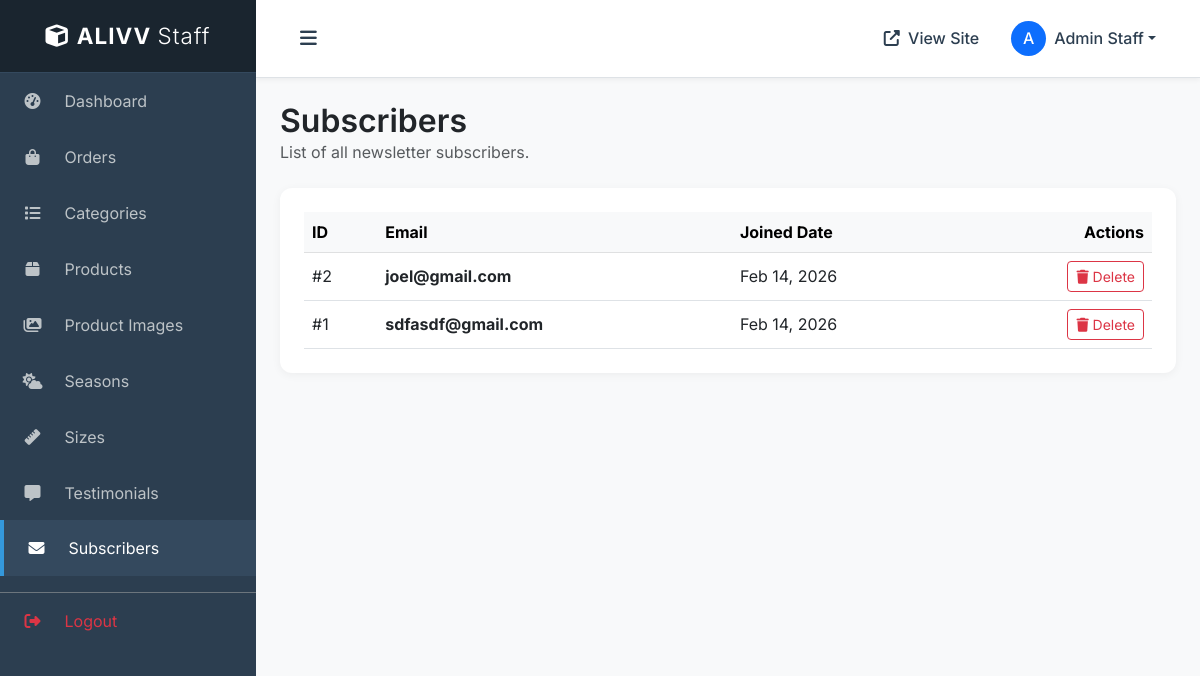
The app's page /employee/subscribers/ (signed in) with its own data.
### website/models.py (models this page shows, shortened)
class Staff(models.Model):
    name = models.CharField(max_length=100)
    email = models.EmailField(unique=True)
    phone = models.CharField(max_length=20)
    password = models.CharField(max_length=255)  # hashed
    is_active = models.BooleanField(default=True)
    created_at = models.DateTimeField(auto_now_add=True)

class Subscriber(models.Model):
    email = models.EmailField(unique=True)
    created_at = models.DateTimeField(auto_now_add=True)

### employee/views.py (the view, shortened to what this page needs)
# urls.py: path('subscribers/', views.staff_subscribers, name='staff_subscribers'),
@staff_login_required
def staff_subscribers(request):
    try:
        staff = Staff.objects.get(id=request.session['staff_id'])
    except Staff.DoesNotExist:
        return redirect('staff_login')
    from website.models import Subscriber
    subscribers = Subscriber.objects.all().order_by('-id')
    return render(request, 'employee/subscribers.html', {'subscribers': subscribers, 'staff': staff})

### employee/views.py (called while the page is built)
def staff_login_required(view_func):
    @wraps(view_func)
    def _wrapped_view(request, *args, **kwargs):
        if 'staff_id' not in request.session:
            messages.warning(request, "Restricted access. Please login.")
            return redirect('staff_login')
        return view_func(request, *args, **kwargs)
    return _wrapped_view

### employee/templates/employee/subscribers.html (shortened to what this page needs)
{% extends 'employee/employee_base.html' %}
{% block content %}
<div class="row mb-4 align-items-center">
    <div class="col-md-6">
        <h2 class="mb-0 text-dark" style="font-weight: 600;">Subscribers</h2>
        <p class="text-muted mb-0">List of all newsletter subscribers.</p>
    </div>
</div>
<div class="card content-card">
    <div class="table-responsive">
        <table class="table table-hover align-middle mb-0">
            <thead class="table-light">
                <tr>
                    <th scope="col">ID</th>
                    <th scope="col">Email</th>
                    <th scope="col">Joined Date</th>
                    <th scope="col" class="text-end">Actions</th>
                </tr>
            </thead>
            <tbody>
                {% for subscriber in subscribers %}
                <tr>
                    <td>#{{ subscriber.id }}</td>
                    <td class="fw-bold">{{ subscriber.email }}</td>
                    <td>{{ subscriber.created_at|date:"M d, Y" }}</td>
                    <td class="text-end">
                        <button type="button" class="btn btn-sm btn-outline-danger" data-bs-toggle="modal"
                            data-bs-target="#deleteSubscriberModal{{ subscriber.id }}">
                            <i class="fas fa-trash"></i> Delete
                        </button>
                    </td>
                </tr>
                {% empty %}
                <tr>
                    <td colspan="4" class="text-center py-4 text-muted">
                        No subscribers found.
                    </td>
                </tr>
                {% endfor %}
            </tbody>
        </table>
    </div>
</div>
{% endblock %}

### employee/templates/employee/employee_base.html (shortened to what this page needs)
{% load static %}
<!DOCTYPE html>
<html lang="en">
<head>
    <link href="https://cdn.jsdelivr.net/npm/bootstrap@5.3.0/dist/css/bootstrap.min.css" rel="stylesheet">
    <link rel="stylesheet" href="https://cdnjs.cloudflare.com/ajax/libs/font-awesome/6.4.0/css/all.min.css">
</head>
<body>
    <div class="d-flex" id="wrapper">
        <div id="sidebar-wrapper">
            <div class="sidebar-heading">
                <i class="fas fa-cube me-2"></i>ALIVV <span style="font-weight:300;">Staff</span>
            </div>
            <div class="list-group list-group-flush">
                <a href="{% url 'staff_dashboard' %}"
                    class="list-group-item list-group-item-action {% if request.resolver_match.url_name == 'staff_dashboard' %}active{% endif %}">
                    <i class="fas fa-tachometer-alt"></i> Dashboard
                </a>
                <a href="{% url 'staff_orders' %}"
                    class="list-group-item list-group-item-action {% if request.resolver_match.url_name == 'staff_orders' %}active{% endif %}">
                    <i class="fas fa-shopping-bag"></i> Orders
                </a>
                <a href="{% url 'staff_categories' %}"
                    class="list-group-item list-group-item-action {% if request.resolver_match.url_name == 'staff_categories' %}active{% endif %}">
                    <i class="fas fa-list"></i> Categories
                </a>
                <a href="{% url 'staff_products' %}"
                    class="list-group-item list-group-item-action {% if request.resolver_match.url_name == 'staff_products' %}active{% endif %}">
                    <i class="fas fa-box"></i> Products
                </a>
                <a href="{% url 'staff_all_product_images' %}"
                    class="list-group-item list-group-item-action {% if request.resolver_match.url_name == 'staff_all_product_images' or request.resolver_match.url_name == 'staff_product_images' %}active{% endif %}">
                    <i class="fas fa-images"></i> Product Images
                </a>
                <a href="{% url 'staff_seasons' %}"
                    class="list-group-item list-group-item-action {% if request.resolver_match.url_name == 'staff_seasons' %}active{% endif %}">
                    <i class="fas fa-cloud-sun"></i> Seasons
                </a>
                <a href="{% url 'staff_sizes' %}"
                    class="list-group-item list-group-item-action {% if request.resolver_match.url_name == 'staff_sizes' %}active{% endif %}">
                    <i class="fas fa-ruler"></i> Sizes
                </a>
                <a href="{% url 'staff_testimonials' %}"
                    class="list-group-item list-group-item-action {% if request.resolver_match.url_name == 'staff_testimonials' %}active{% endif %}">
                    <i class="fas fa-comment-alt"></i> Testimonials
                </a>
                <a href="{% url 'staff_subscribers' %}"
                    class="list-group-item list-group-item-action {% if request.resolver_match.url_name == 'staff_subscribers' %}active{% endif %}">
                    <i class="fas fa-envelope"></i> Subscribers
                </a>
                <a href="{% url 'staff_logout' %}"
                    class="list-group-item list-group-item-action text-danger mt-3 border-top border-secondary">
                    <i class="fas fa-sign-out-alt"></i> Logout
                </a>
            </div>
        </div>
        <div id="page-content-wrapper">
            <nav class="navbar navbar-expand-lg navbar-light border-bottom sticky-top">
                <div class="container-fluid">
                    <button class="btn-toggle-sidebar" id="sidebarToggle">
                        <i class="fas fa-bars"></i>
                    </button>
                    <div class="collapse navbar-collapse" id="navbarSupportedContent">
                        <ul class="navbar-nav ms-auto mt-2 mt-lg-0 align-items-center">
                            <li class="nav-item">
                                <a class="nav-link" href="{% url 'home' %}" target="_blank">
                                    <i class="fas fa-external-link-alt me-1"></i> View Site
                                </a>
                            </li>
                            <li class="nav-item dropdown ms-3">
                                <a class="nav-link dropdown-toggle d-flex align-items-center" href="#"
                                    id="navbarDropdown" role="button" data-bs-toggle="dropdown" aria-haspopup="true"
                                    aria-expanded="false">
                                    <div class="bg-primary text-white rounded-circle d-flex align-items-center justify-content-center me-2"
                                        style="width: 35px; height: 35px;">
                                        {{ staff.name.0|upper }}
                                    </div>
                                    <span class="d-none d-sm-inline">{{ staff.name }}</span>
                                </a>
                            </li>
                        </ul>
                    </div>
                </div>
            </nav>
            <div class="container-fluid px-4 py-4">
                {% block content %}
                {% endblock %}
            </div>
        </div>
    </div>
</body>
</html>

### employee/templates/employee/employee_base.html (style rules this page uses)
body { font-family: 'Inter', sans-serif; background-color: #f8f9fa; overflow-x: hidden; }
#sidebar-wrapper { min-height: 100vh; margin-left: -16rem; transition: margin .25s ease-out; background-color: #2c3e50; color: #fff; position: fixed; z-index: 1000; width: 16rem; top: 0; left: 0; bottom: 0; }
#sidebar-wrapper .sidebar-heading { padding: 1.2rem 1.25rem; font-size: 1.4rem; font-weight: bold; text-align: center; background-color: #1a252f; color: #fff; border-bottom: 1px solid #34495e; letter-spacing: 1px; }
#sidebar-wrapper .list-group { width: 16rem; }
.list-group-item { background-color: transparent; color: #bdc3c7; border: none; padding: 1rem 1.25rem; transition: all 0.3s; border-left: 4px solid transparent; }
.list-group-item:hover, .list-group-item.active { background-color: #34495e; color: #fff; text-decoration: none; border-left: 4px solid #3498db; }
.list-group-item i { width: 25px; text-align: center; margin-right: 15px; }
#page-content-wrapper { width: 100%; transition: margin .25s ease-out; margin-left: 0; }
@media (min-width: 768px) { #sidebar-wrapper { margin-left: 0; } }
@media (min-width: 768px) { #page-content-wrapper { margin-left: 16rem; width: calc(100% - 16rem); } }
.navbar { background-color: #fff; box-shadow: 0 2px 5px rgba(0, 0, 0, 0.05); padding: 0.8rem 1.5rem; }
.navbar-light .navbar-nav .nav-link { color: #2c3e50; font-weight: 500; }
.btn-toggle-sidebar { color: #2c3e50; font-size: 1.2rem; background: transparent; border: none; padding: 0.25rem 0.5rem; }
.content-card { background: #fff; border-radius: 12px; box-shadow: 0 2px 10px rgba(0, 0, 0, 0.05); padding: 1.5rem; margin-bottom: 2rem; border: none; }

### records on screen
Staff: name.0 "A", name "Admin Staff"
Subscriber: id "2", email "joel@gmail.com", created_at "Feb 14, 2026"
Subscriber: id "1", email "sdfasdf@gmail.com", created_at "Feb 14, 2026"
